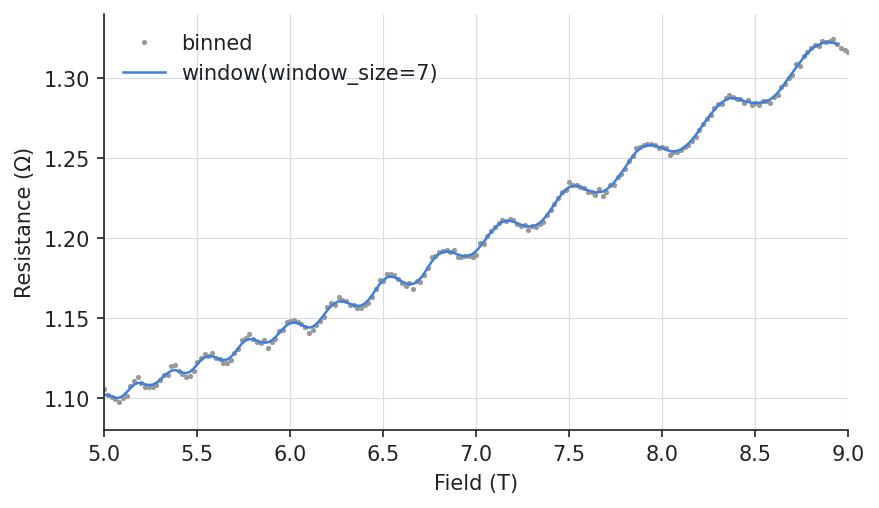

This figure's Python source:
from _data import sweep

# --8<-- [start:example]
import quantalyze as qz

binned = qz.bin(sweep, "field", minimum=0, maximum=9, width=0.02)
binned["smoothed"] = qz.window(binned, "resistance", window_size=7)

print(binned[["field", "resistance", "smoothed"]].head())
# --8<-- [end:example]

import matplotlib.pyplot as plt

fig, ax = plt.subplots()
ax.plot(binned.field, binned.resistance, ".", ms=3, color="0.6", label="binned")
ax.plot(binned.field, binned.smoothed, color="C0", lw=1.2, label="window(window_size=7)")
ax.set(xlabel="Field (T)", ylabel="Resistance (Ω)", xlim=(5, 9), ylim=(1.08, 1.34))
ax.legend()
